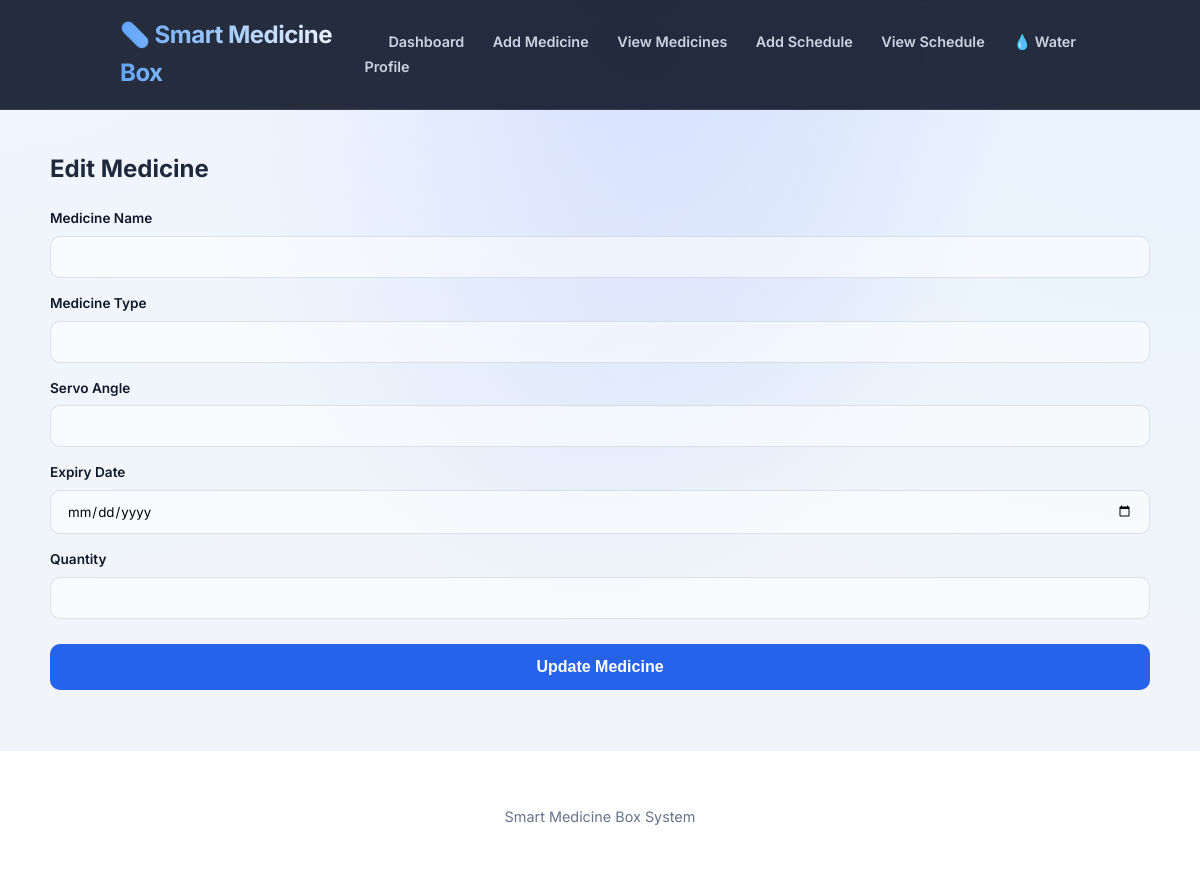
Page /edit_compartment/S2 on the earlier database version.
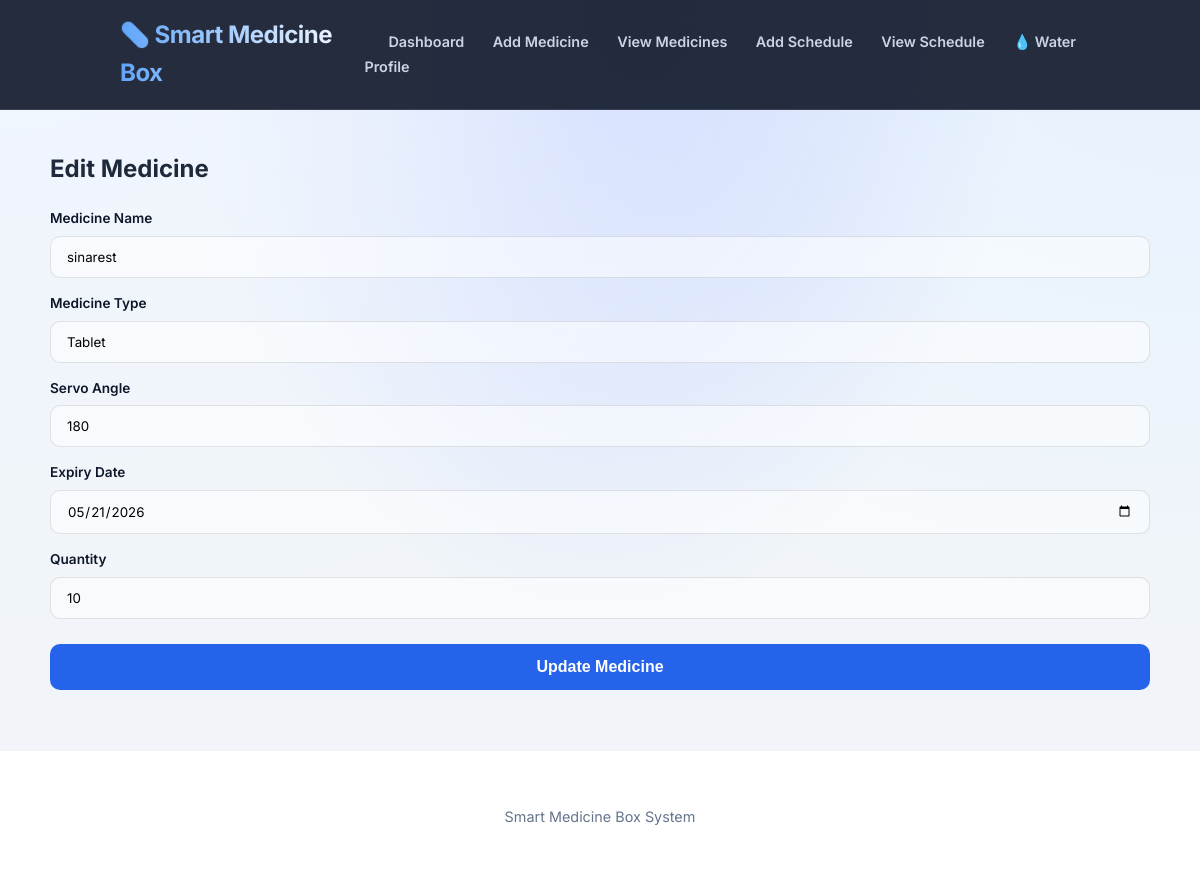
Same page on the later database version.
### tables this page shows
CREATE TABLE compartments(
        section_id TEXT PRIMARY KEY,
        medicine_name TEXT NOT NULL,
        medicine_type TEXT,
        servo_angle INTEGER,
        expiry_date TEXT,
        current_quantity INTEGER
    );

### medicine/app.py (the view)
@app.route("/edit_compartment/<section_id>")
def edit_compartment(section_id):
    data = database.get_compartment_by_id(section_id)
    return render_template("edit_compartment.html", data=data)

### medicine/database.py (called while the page is built)
def connect():
    return sqlite3.connect(DB_NAME)

def get_compartment_by_id(section_id):
    conn = connect()
    cursor = conn.cursor()
    cursor.execute("SELECT * FROM compartments WHERE section_id=?", (section_id,))
    data = cursor.fetchone()
    conn.close()
    return data

### medicine/templates/edit_compartment.html (shortened to what this page needs)
{% extends "base.html" %}
{% block content %}
<h2>Edit Medicine</h2>
<form action="/update_compartment" method="POST">
<label>Medicine Name</label>
<input type="text" name="medicine_name" value="{{data[1]}}">
<label>Medicine Type</label>
<input type="text" name="medicine_type" value="{{data[2]}}">
<label>Servo Angle</label>
<input type="number" name="servo_angle" value="{{data[3]}}">
<label>Expiry Date</label>
<input type="date" name="expiry_date" value="{{data[4]}}">
<label>Quantity</label>
<input type="number" name="current_quantity" value="{{data[5]}}">
<button type="submit">Update Medicine</button>
</form>
{% endblock %}

Differences in the rows shown:
added compartments: medicine_name "sinarest", medicine_type "Tablet", servo_angle "180", expiry_date "05/21/2026", current_quantity "10"
